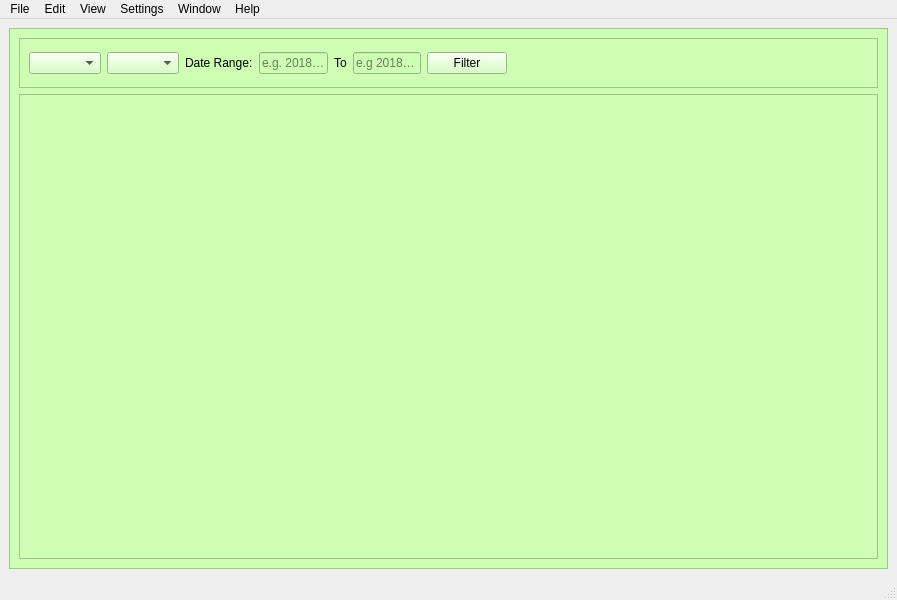
<?xml version="1.0" encoding="UTF-8"?>
<ui version="4.0">
 <class>MainWindow</class>
 <widget class="QMainWindow" name="MainWindow">
  <property name="geometry">
   <rect>
    <x>0</x>
    <y>0</y>
    <width>897</width>
    <height>600</height>
   </rect>
  </property>
  <property name="windowTitle">
   <string>MainWindow</string>
  </property>
  <widget class="QWidget" name="centralwidget">
   <property name="styleSheet">
    <string notr="true">QFrame.SidebarFrame {
border-top-left-radius: 10px;
border-top-right-radius: 10px;
border: 1px solid black;
background: qlineargradient(x1: 0, y1: 0, x2: 0, y2: 1,
stop: 0 #56a, stop: 0.1 #016);
}</string>
   </property>
   <layout class="QHBoxLayout" name="horizontalLayout">
    <item>
     <widget class="QFrame" name="frame_2">
      <property name="styleSheet">
       <string notr="true">background-color:rgb(207, 255, 180)</string>
      </property>
      <property name="frameShape">
       <enum>QFrame::StyledPanel</enum>
      </property>
      <property name="frameShadow">
       <enum>QFrame::Raised</enum>
      </property>
      <layout class="QVBoxLayout" name="verticalLayout_3">
       <item>
        <widget class="QFrame" name="frame_6">
         <property name="maximumSize">
          <size>
           <width>16777215</width>
           <height>50</height>
          </size>
         </property>
         <property name="frameShape">
          <enum>QFrame::StyledPanel</enum>
         </property>
         <property name="frameShadow">
          <enum>QFrame::Raised</enum>
         </property>
         <layout class="QHBoxLayout" name="horizontalLayout_2">
          <item>
           <widget class="QComboBox" name="comboBox"/>
          </item>
          <item>
           <widget class="QComboBox" name="item_combo"/>
          </item>
          <item>
           <widget class="QLabel" name="dateRange">
            <property name="text">
             <string>Date Range:</string>
            </property>
           </widget>
          </item>
          <item>
           <widget class="QLineEdit" name="dateFrom">
            <property name="placeholderText">
             <string>e.g. 2018-5-1</string>
            </property>
           </widget>
          </item>
          <item>
           <widget class="QLabel" name="label_3">
            <property name="text">
             <string>To</string>
            </property>
           </widget>
          </item>
          <item>
           <widget class="QLineEdit" name="dateTo">
            <property name="placeholderText">
             <string>e.g 2018-12-1</string>
            </property>
           </widget>
          </item>
          <item>
           <widget class="QPushButton" name="runFilter">
            <property name="text">
             <string>Filter</string>
            </property>
           </widget>
          </item>
          <item>
           <spacer name="horizontalSpacer">
            <property name="orientation">
             <enum>Qt::Horizontal</enum>
            </property>
            <property name="sizeHint" stdset="0">
             <size>
              <width>400</width>
              <height>20</height>
             </size>
            </property>
           </spacer>
          </item>
         </layout>
        </widget>
       </item>
       <item>
        <widget class="QFrame" name="frame_7">
         <property name="frameShape">
          <enum>QFrame::StyledPanel</enum>
         </property>
         <property name="frameShadow">
          <enum>QFrame::Raised</enum>
         </property>
         <layout class="QVBoxLayout" name="verticalLayout_2">
          <item>
           <layout class="QVBoxLayout" name="verticalLayout"/>
          </item>
         </layout>
        </widget>
       </item>
      </layout>
     </widget>
    </item>
   </layout>
  </widget>
  <widget class="QMenuBar" name="menubar">
   <property name="geometry">
    <rect>
     <x>0</x>
     <y>0</y>
     <width>897</width>
     <height>20</height>
    </rect>
   </property>
   <widget class="QMenu" name="menuFile">
    <property name="title">
     <string>File</string>
    </property>
   </widget>
   <widget class="QMenu" name="menuEdit">
    <property name="title">
     <string>Edit</string>
    </property>
   </widget>
   <widget class="QMenu" name="menuView">
    <property name="title">
     <string>View</string>
    </property>
   </widget>
   <widget class="QMenu" name="menuSettings">
    <property name="title">
     <string>Settings</string>
    </property>
   </widget>
   <widget class="QMenu" name="menuWindow">
    <property name="title">
     <string>Window</string>
    </property>
   </widget>
   <widget class="QMenu" name="menuHelp">
    <property name="title">
     <string>Help</string>
    </property>
   </widget>
   <addaction name="menuFile"/>
   <addaction name="menuEdit"/>
   <addaction name="menuView"/>
   <addaction name="menuSettings"/>
   <addaction name="menuWindow"/>
   <addaction name="menuHelp"/>
  </widget>
  <widget class="QStatusBar" name="statusbar"/>
 </widget>
 <resources/>
 <connections/>
</ui>
